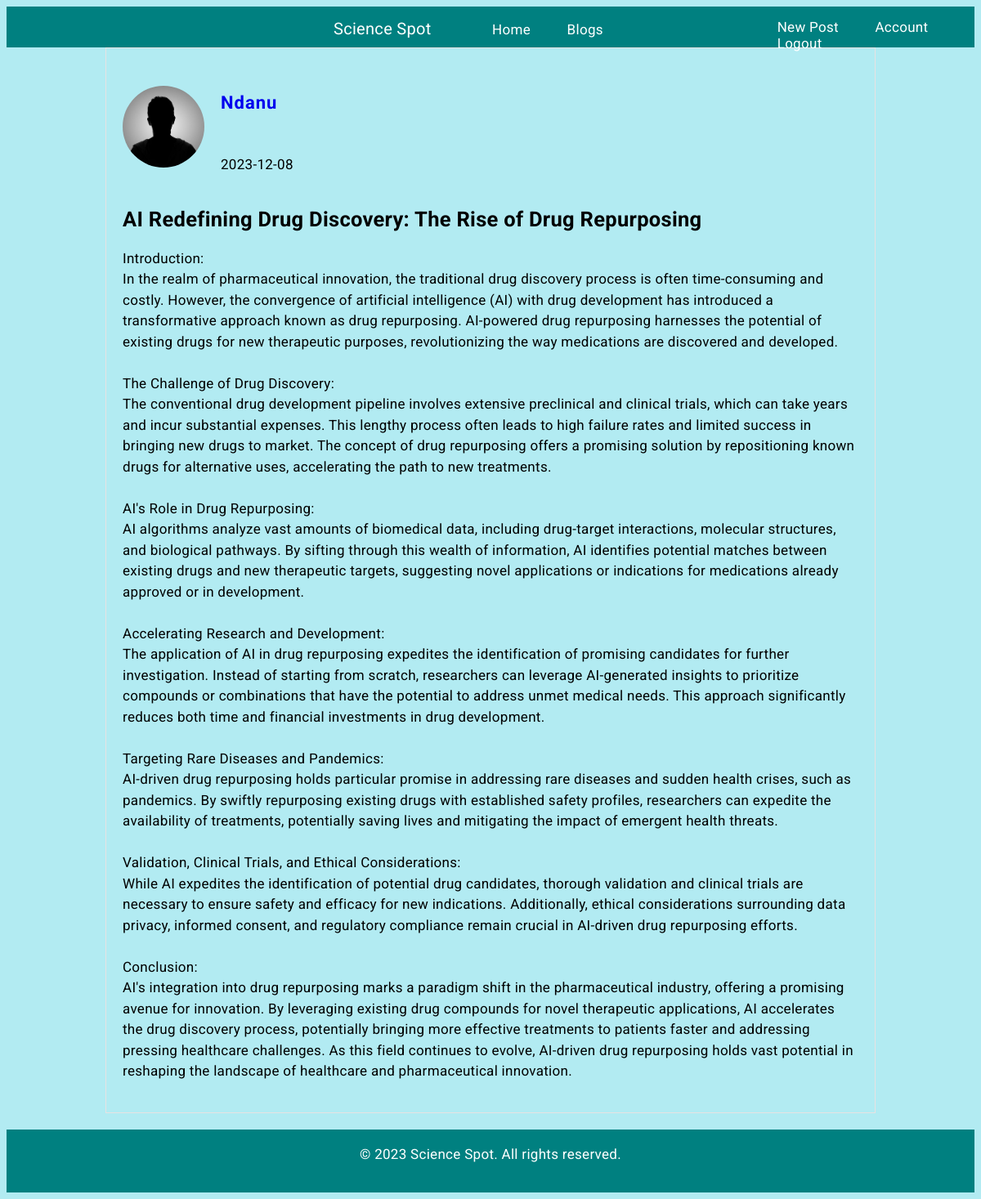
The page /post/1 (signed in) on the database its author committed.
### flaskblog/models.py (models this page shows, shortened)
class User(db.Model, UserMixin):
    id = db.Column(db.Integer, primary_key=True)
    username = db.Column(db.String(20), unique=True, nullable=False)
    email = db.Column(db.String(120), unique=True, nullable=False)
    image_file = db.Column(db.String(20), nullable=False, default='default.jpg')
    password = db.Column(db.String(60), nullable=False)
    posts = db.relationship('Post', backref='author', lazy=True)
    """How ro represent our user model"""

class Post(db.Model):
    id = db.Column(db.Integer, primary_key=True)
    title = db.Column(db.String(100), nullable=False)
    date_posted = db.Column(db.DateTime, nullable=False, default=datetime.utcnow)
    content = db.Column(db.Text, nullable=False)
    user_id = db.Column(db.Integer, db.ForeignKey('user.id'), nullable=False)
    """How ro represent our post model"""

### flaskblog/routes.py (the view)
@app.route("/post/<int:post_id>")
@login_required
def post(post_id):
    post = Post.query.get_or_404(post_id)
    return render_template('post.html', title=post.title, post=post)

### flaskblog/models.py (called while the page is built)
@login_manager.user_loader
def load_user(user_id):
    return User.query.get(int(user_id))

### flaskblog/templates/post.html (shortened to what this page needs)
{% extends 'layout.html' %} {% block content %}
<div class="homedivpost">
  <div class="homedivdetails">
    <img class="accountimageclass" src="{{ url_for('static', filename='images/' + post.author.image_file) }}"/>
    <div class="user-details">
      <p><a href="{{ url_for('user_posts', username=post.author.username) }}">{{ post.author.username }}</a></p>
      <p>{{ post.date_posted.strftime('%Y-%m-%d') }}</p>
    </div>
  </div>
  <p><h2>{{ post.title }}</h2></p>
  <p>{{ post.content }}</p>
</div>
{% endblock %}

### flaskblog/static/navigation.css (style rules this page uses)
* { text-decoration: none; }

### flaskblog/static/style.css (style rules this page uses)
body { background: #B2EBF2; font-size: 17px; letter-spacing: 0.3px; font-family: roboto, sans-serif; }
.accountimageclass { border-radius: 50%; width: 100px; height: 100px; object-fit: cover; }
.homedivdetails { display: flex; align-items: center; }
.user-details { display: flex; flex-direction: column; margin-left: 20px; }
.user-details a { padding-top: 20px; text-decoration: none; font-weight: bold; font-size: 22px; letter-spacing: 1px; margin-bottom: 10px; }
.user-details > p { margin-top: 30px; }
.homedivpost { margin: auto; padding: 20px; width: 900px; height: 100%; border: 1px solid rgb(231, 226, 226); }
.homedivpost p { word-wrap: break-word; white-space: pre-line; line-height: 1.5; }

### rows shown on the page
User: image_file (placeholder picture), author.username "Ndanu"
Post: date_posted "2023-12-08", title "AI Redefining Drug Discovery: The Rise of Drug Repurposing", content "Introduction: In the realm of pharmaceutical innovation, the traditional drug discovery process is often time-consuming and costly. However, the convergence of artificial intelligence (AI) with drug development has introduced a transformative approach known as drug repurposing. AI-powered drug repurposing harnesses the potential of existing drugs for new therapeutic purposes, revolutionizing the way medications are discovered and developed. The Challenge of Drug Discovery: The conventional drug development pipeline involves extensive preclinical and clinical trials, which can take years and incur substantial expenses. This lengthy process often leads to high failure rates and limited…"
